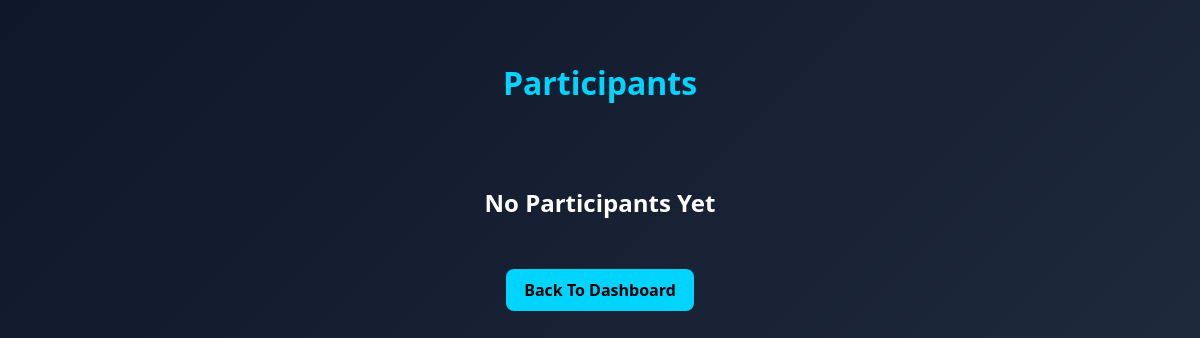
Before: /participants/6 with the older database file.
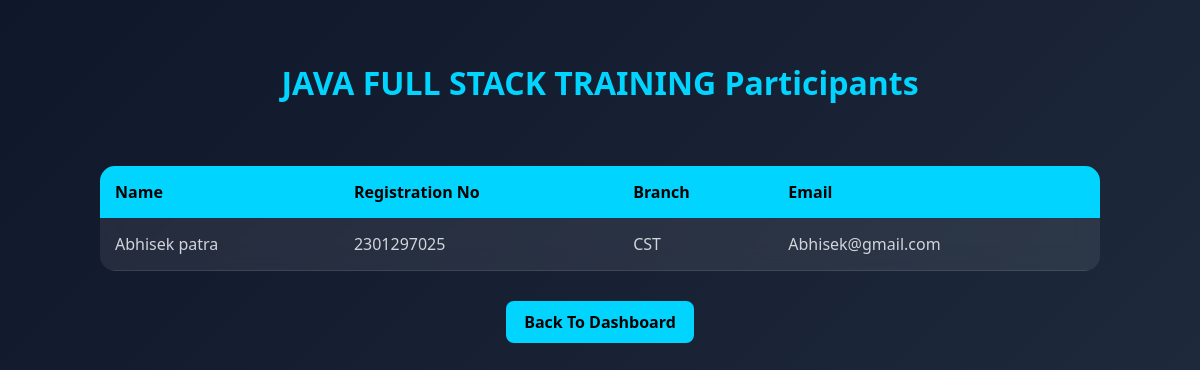
After: the same page with the newer database file.
### tables this page shows
CREATE TABLE events (
            id INTEGER PRIMARY KEY AUTOINCREMENT,
            event_name TEXT,
            event_date TEXT,
            event_time TEXT,
            venue TEXT,
            guest_speaker TEXT,
            event_goal TEXT,
            description TEXT
        , capacity INTEGER DEFAULT 50);

CREATE TABLE students (
    id INTEGER PRIMARY KEY AUTOINCREMENT,
    name TEXT,
    registration_no TEXT,
    contact TEXT,
    branch TEXT,
    email TEXT UNIQUE,
    password TEXT
, profile_image TEXT);

### app.py (the view)
@app.route("/participants/<int:event_id>")
def participants(event_id):
    conn = sqlite3.connect("events.db")
    cursor = conn.cursor()
    cursor.execute("SELECT event_name FROM events WHERE id=?", (event_id,))
    event = cursor.fetchone()
    cursor.execute(
        """
        SELECT students.name,
               students.registration_no,
               students.branch,
               students.email
        FROM registrations
        JOIN students
        ON registrations.student_id = students.id
        WHERE registrations.event_id = ?
    """,
        (event_id,),
    )
    participants = cursor.fetchall()
    conn.close()
    return render_template("participants.html", participants=participants, event=event)

### templates/participants.html (shortened to what this page needs)
<!DOCTYPE html>
<html lang="en">
<head>
    <link rel="stylesheet" href="{{ url_for('static',
    filename='css/participants.css') }}">
</head>
<body>
    <div class="header">
        <h1>{{ event[0] }} Participants</h1>
    </div>
    <div class="table-wrapper">
        {% if participants %}
        <table class="participants-table">
            <tr>
                <th>Name</th>
                <th>Registration No</th>
                <th>Branch</th>
                <th>Email</th>
            </tr>
            {% for student in participants %}
            <tr>
                <td>{{ student[0] }}</td>
                <td>{{ student[1] }}</td>
                <td>{{ student[2] }}</td>
                <td>{{ student[3] }}</td>
            </tr>
            {% endfor %}
        </table>
        {% else %}
        <div class="no-participants">
            <h2>No Participants Yet</h2>
        </div>
        {% endif %}
    </div>
    <div class="footer-btn">
        <a href="/admin" class="btn">
            Back To Dashboard
        </a>
    </div>
</body>
</html>

Changed rows visible on the page:
added events: event_name "JAVA FULL STACK TRAINING"
now on this page (row edited): students: name "Abhisek patra", registration_no "2301297025", branch "CST", email "Abhisek@gmail.com"
Other visible differences:
text no longer shown: "No Participants Yet"
text now shown: "Name Registration No Branch Email"
